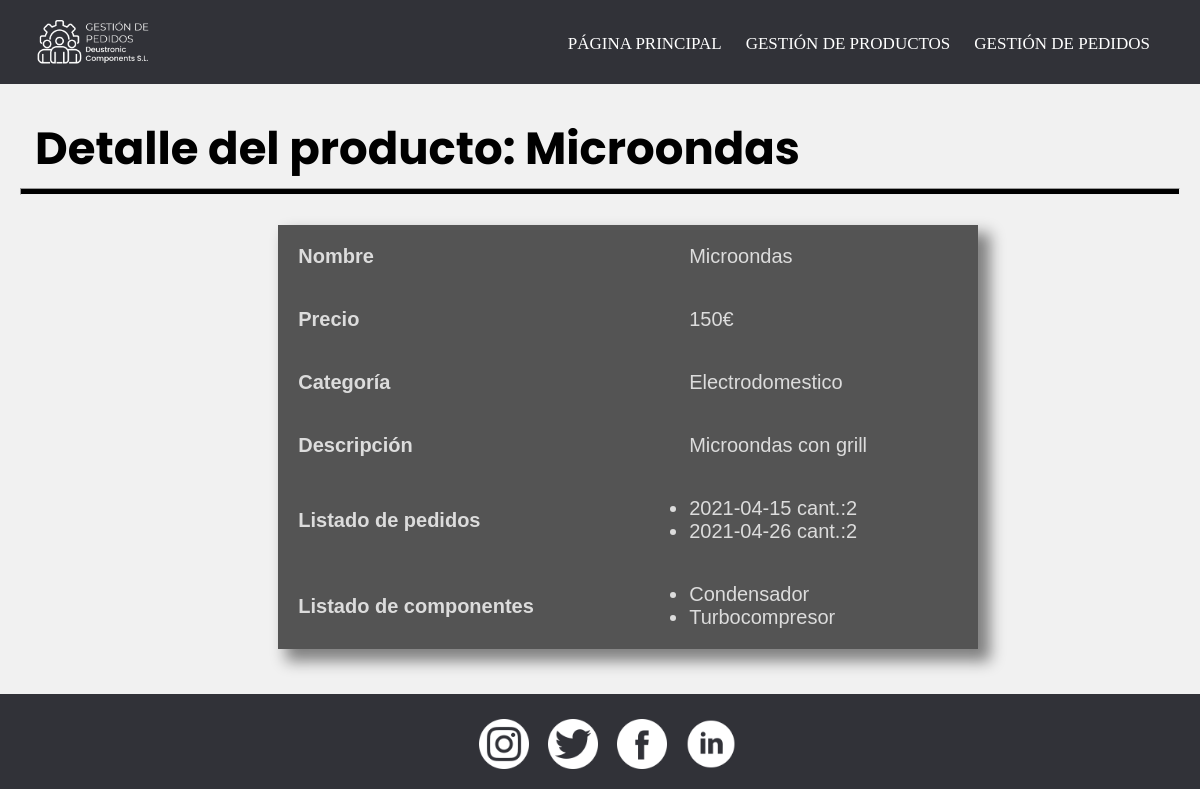
Screenshot of /gestionDePedidos/detalleProducto/20/ with the database file from the repository.
### appGestionDePedidos/models.py (models this page shows, shortened)
class Producto(models.Model):
    precio = models.IntegerField()
    nombre = models.CharField(max_length=50)
    descripcion = models.TextField(max_length=50)
    categoria = models.CharField(max_length=50)
    componentes = models.ManyToManyField(Componente, through = 'Consta') #esto nos crea la tabla intermedia de la n-m invisible producto-componente

class Compone(models.Model):
    producto = models.ForeignKey(Producto, on_delete=models.CASCADE)
    pedido = models.ForeignKey(Pedido, on_delete=models.CASCADE)
    cantidad = models.IntegerField(default='1')

class Pedido(models.Model):
    fecha = models.DateField()
    precioTotal = models.IntegerField()
    cliente = models.ForeignKey(Cliente, on_delete=models.CASCADE) #para la recacion 1-n con cliente
    productos = models.ManyToManyField(Producto, through = 'Compone')#esto nos crea la tabla intermedia de la n-m invisible de pedido-producto
    def __str__(self):
        return str(self.fecha)

class Componente(models.Model):
    nombre = models.CharField(max_length=50)
    marca = models.CharField(max_length=50)

### appGestionDePedidos/views.py (the view)
# urls.py: path('detalleProducto/<int:pk>/', ProductoDetailView.as_view(), name = 'detalleProducto'),
class ProductoDetailView(DetailView):
        model = Producto
        template_name = 'detalleProducto.html'
        context_object_name = 'detalle_producto'

### appGestionDePedidos/templates/DetalleProducto.html
{% extends "base.html" %}
{% load static %}
{% block content %}
    <header>
        <h2 class="pagSecundarias">Detalle del producto: {{detalle_producto.nombre}}</h2>
        <hr>
    </header>
    <div class="detalle">
        <table>
            <tr>
                <th>Nombre</th>
                <td>{{ detalle_producto.nombre }}</td>
            </tr>
            <tr>
                <th>Precio</th>
                <td>{{ detalle_producto.precio }}€</td>
            </tr>
            <tr>
                <th>Categoría</th>
                <td>{{ detalle_producto.categoria }}</td>
            </tr>
            <tr>
                <th>Descripción</th>
                <td>{{ detalle_producto.descripcion }}</td>
            </tr>
            <tr>
                <th>Listado de pedidos</th>
                <td>
                    {% if detalle_producto.compone_set.all %}
                        <ul>
                            {% for pedidos in detalle_producto.compone_set.all %}
                                <li>{{pedidos.pedido}} cant.:{{pedidos.cantidad}}</li>
                            {% endfor %}
                        </ul>
                    {% else %}
                        <h4>No se han asignado pedidos para este producto</h4>
                        <p>Para añadir un pedido haga click <a href="">aquí</a></p>
                    {% endif %}
                </td>
            </tr>
            <tr>
                <th>Listado de componentes</th>
                <td>
                    {% if detalle_producto.componentes.all %}
                        <ul>
                            {% for componentes in detalle_producto.componentes.all %}
                                <li>{{componentes.nombre}}</li>
                            {% endfor %}
                        </ul>
                    {% else %}
                        <h4>No se han asignado componentes para este producto</h4>
                    {% endif %}
                </td>
            </tr>
        </table>
    </div>
{% endblock %}

### appGestionDePedidos/static/CSS/style.css (style rules this page uses)
* { padding: 0; margin: 0; }
main h2 { padding: 20px; font-family: "poppins", Arial, Helvetica, sans-serif; font-size: 45px; color: black; }
.pagSecundarias { padding-top: 100px; }
hr { margin: auto; margin-top: -15px; height: 5px; width: 99%; background-color: black; }
.detalle { padding: 30px; width: 55%; margin: auto; }
.detalle table { border-collapse: collapse; border-spacing: 0; box-shadow: 10px 10px 14px 2px rgba(0,0,0,0.47); font-family: "calibri", Verdana, Geneva, Tahoma, sans-serif; font-size: 20px; color: gainsboro; width: 700px; text-align: left; background-color: rgba(0, 0, 0, 0.65); }
.detalle tr { transition: background-color 1s; }
.detalle th, td { padding: 20px; }

### rows the page displays
Producto: nombre "Microondas", precio "150", categoria "Electrodomestico", descripcion "Microondas con grill"
Compone: pedido "2021-04-15", cantidad "2"
Compone: pedido "2021-04-26", cantidad "2"
Componente: nombre "Condensador"
Componente: nombre "Turbocompresor"
